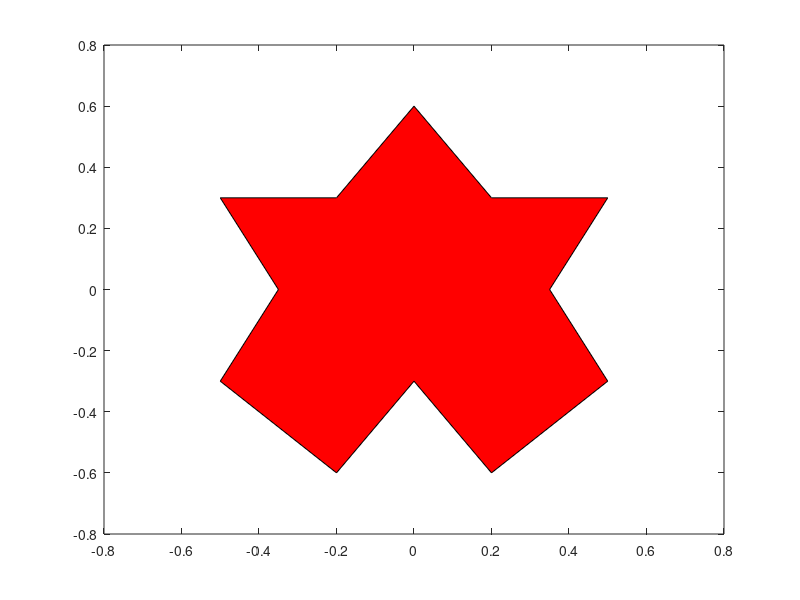

The MATLAB script that drew this image:
%=============================================================================
% Copyright (c) 2016-present Allan CORNET (Nelson)
%=============================================================================
% This file is part of Nelson.
%=============================================================================
% LICENCE_BLOCK_BEGIN
% SPDX-License-Identifier: LGPL-3.0-or-later
% LICENCE_BLOCK_END
%=============================================================================
% <--ADV-CLI MODE-->
%=============================================================================
f = figure();
outerX = [0, 0.3, 1, 0.7, 1, 0.3, 0, -0.3, -1, -0.7, -1, -0.3, 0];
outerY = [1, 0.3, 0.3, 0, -0.3, -1, -0.3, -1, -0.3, 0, 0.3, 0.3, 1];
innerX = [0, 0.2, 0.5, 0.35, 0.5, 0.2, 0, -0.2, -0.5, -0.35, -0.5, -0.2, 0];
innerY = [0.6, 0.3, 0.3, 0, -0.3, -0.6, -0.3, -0.6, -0.3, 0, 0.3, 0.3, 0.6];
fill(outerX, outerY, 'y');
fill(innerX, innerY, 'r');
%=============================================================================
